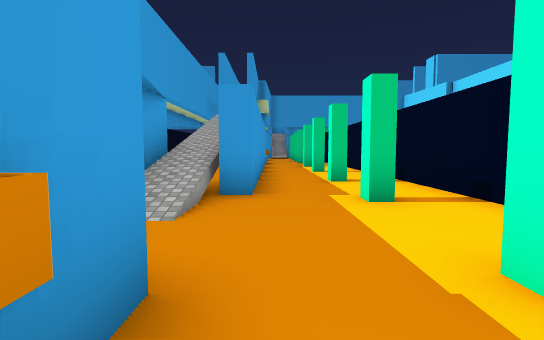
view 1 (above)

16 first-person views from a walk through a Unity game level. The camera is 1.5 m above the floor, tilts 4° down and sees 85° across. The floor is counted in squares, 2 m on a side. Each view is taken from the middle of a square. On the plan, view 1 faces up. The plan holds only what a view shows up to about 10 squares ahead; the rest is blank. The place goes on beyond the plan. Door leaves are left out, so doorways stand open. Some surface patterns are stand-ins.

view 2
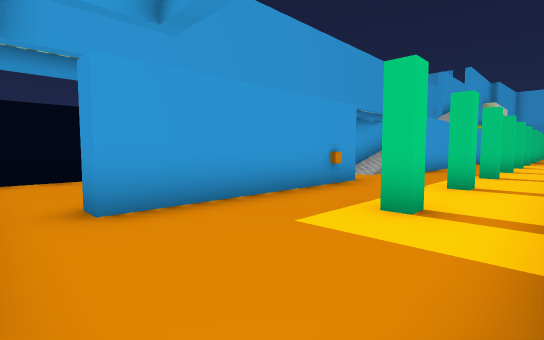

view 3
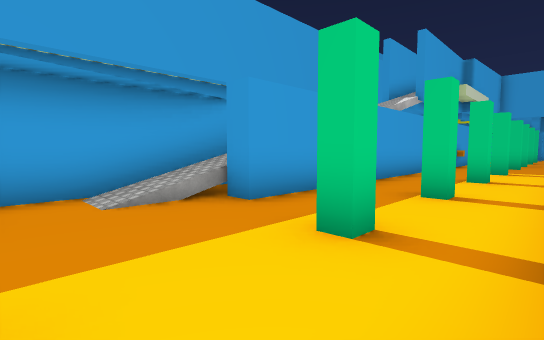

view 4
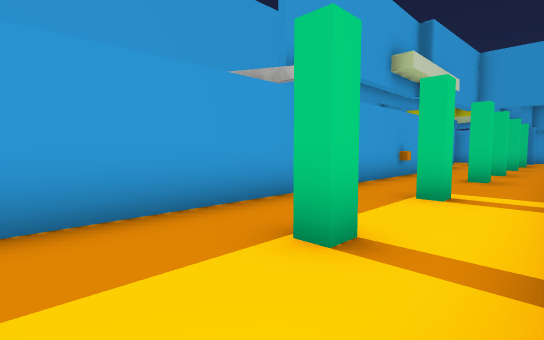

view 5
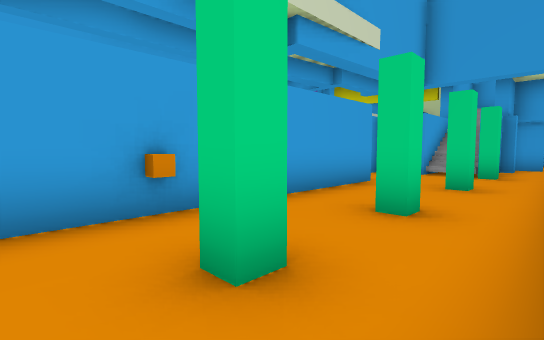

view 6
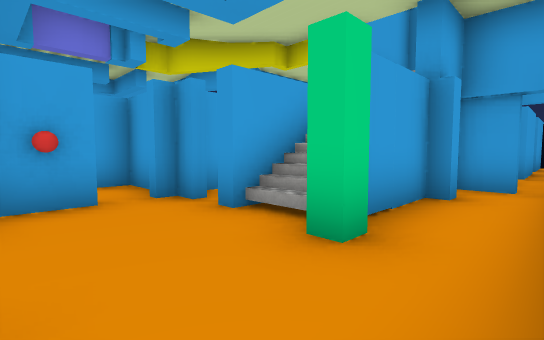

view 7
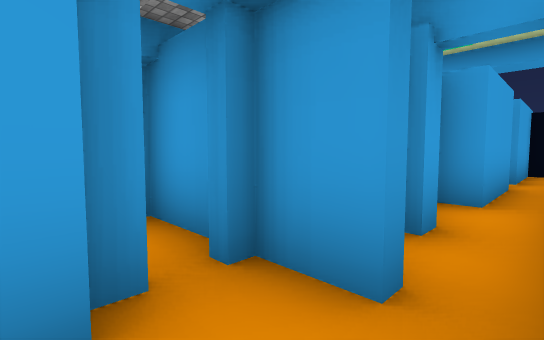

view 8
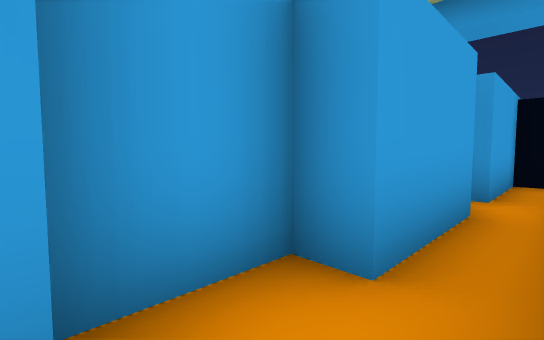

view 9
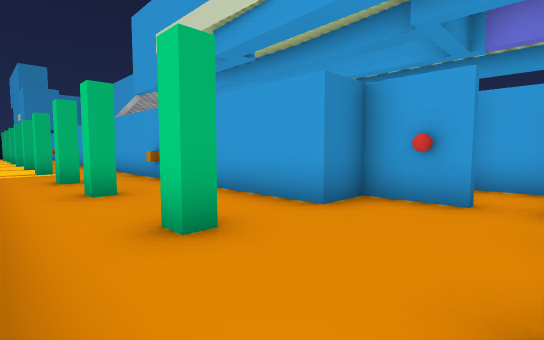

view 10
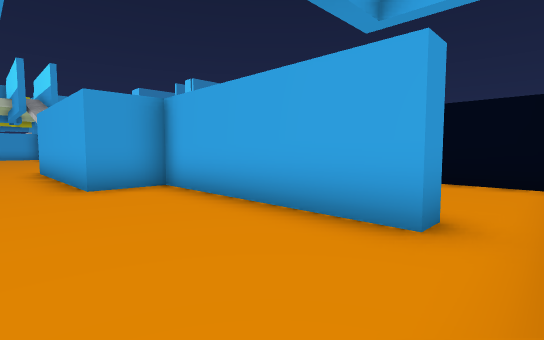

view 11
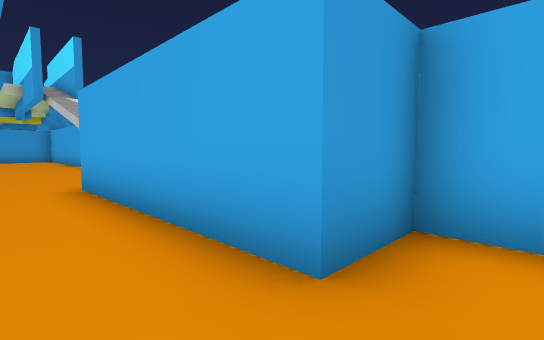

view 12
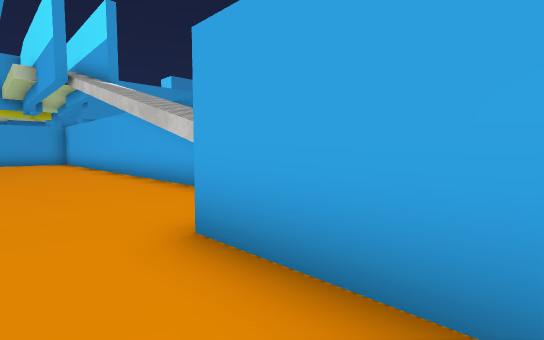

view 13
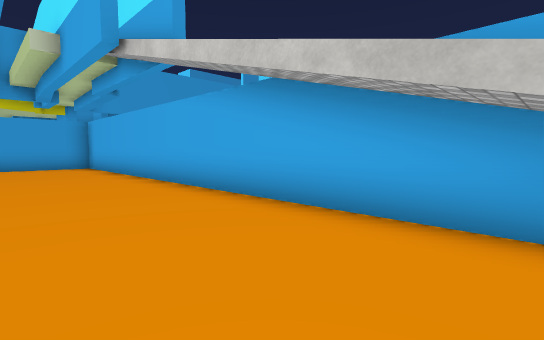

view 14
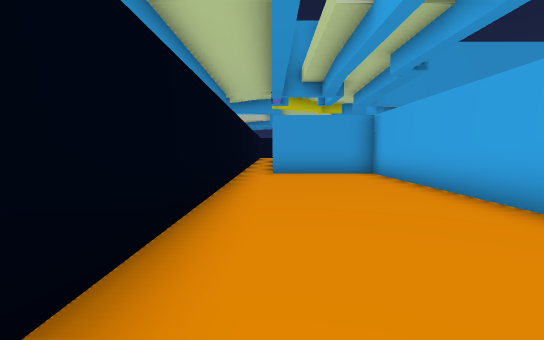

view 15
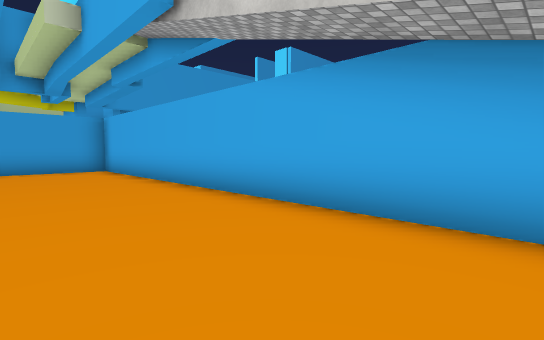

view 16
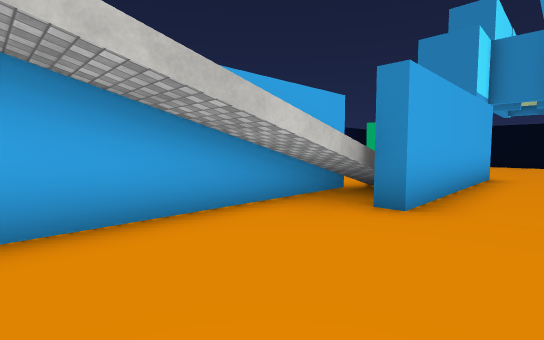

### Floor plan
Points are (right, up) in squares from view 1. A wall is a line through its corners. A room is listed if a view was taken in it or the views show most of it. See-through windows are left out.
Room 1 (views 1, 2, 3, 4, 5, 6, 7, 8, 9)
walls: (1.9, 12.7) (1.4, 12.7); (1.6, 13.2) (1.6, 12.6); (1.6, 10.4) (1.6, 9.8); (1.9, 9.9) (1.4, 9.9); (1.9, 16) (1.4, 16); (1.6, 16.5) (1.6, 15.9); (1.6, 7.4) (1.6, 6.9); (1.9, 6.9) (1.4, 6.9) (1.4, 7.4); (1.9, 18.4) (1.4, 18.4); (1.6, 18.9) (1.6, 18.4); (-2.2, 6.3) (-2.2, 2.1); (1.6, 4.6) (1.6, 4.1); (1.9, 4.2) (1.4, 4.2) (1.4, 4.6); (1.9, 21.2) (1.4, 21.2); (1.6, 21.8) (1.6, 21.1); (1.6, 1.8) (1.6, 1.2); (1.9, 1.3) (1.4, 1.3); (-0.6, 1.5) (-0.6, -4.1); (-1.4, 23.2) (-1.4, 21.6) (-0.3, 21.6) (-0.3, 4.8) (-0.9, 4.8); (1.9, 24.1) (1.4, 24.1); (1.6, 24.5) (1.6, 24); (1.4, 24.5) (0, 24.5); (-1.4, 24.3) (-1.4, 23.9); (1.6, -1) (1.6, -1.5); (1.9, -1.5) (1.4, -1.5); (0, 26.2) (0, 24.3) (-0.4, 24.3); (1.9, 26.9) (1.5, 26.9) (1.5, 25); (1.6, 27.4) (1.6, 26.9); (2.5, 28.4) (1.4, 28.4); (2.2, 30.1) (2.2, 29.6); (1.6, 31.6) (1.6, 30.1); (2.2, 34) (2.2, 31.6); (2.2, 37.6) (2.2, 35)
low walls: (0.9, 24.8) (0, 24.8); (0.6, 25) (0, 25); (0.5, 25.3) (0, 25.3)
ways out: open door at (-1, -5) to room 2
Room 2 (views 10, 11, 12, 13, 14, 15, 16)
walls: (-0.9, 4.8) (-0.9, 21.2) (-4, 21.2); (-1.2, -4.1) (-1.2, 1) (-2.6, 1) (-2.6, 6.3) (-2.2, 6.3)
ways out: open door at (-1, -5) to room 1

Where each view was taken, in squares from view 1:
view 1: 0 up, 0 right, facing up
view 2: 5 down, 3 right, facing up-left
view 3: 2 up, 3 right, facing up-left
view 4: 8 up, 3 right, facing up-left
view 5: 15 up, 3 right, facing up-left
view 6: 22 up, 3 right, facing up-left
view 7: 27 up, 3 right, facing up-left
view 8: 30 up, 3 right, facing up-left
view 9: 24 up, 3 right, facing down-left
view 10: 5 down, 4 left, facing up-right
view 11: 0 up, 4 left, facing up-right
view 12: 4 up, 4 left, facing up-right
view 13: 8 up, 4 left, facing up-right
view 14: 12 up, 4 left, facing up
view 15: 10 up, 4 left, facing up-right
view 16: 10 up, 4 left, facing down-right
